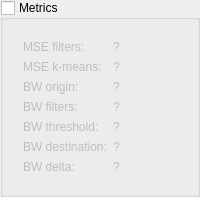
    <widget class="QGroupBox" name="metricsPanel">
     <property name="title">
      <string>Metrics</string>
     </property>
     <property name="flat">
      <bool>false</bool>
     </property>
     <property name="checkable">
      <bool>true</bool>
     </property>
     <property name="visible">
      <bool>false</bool>
     </property>
     <property name="checked">
      <bool>false</bool>
     </property>
     <layout class="QVBoxLayout" name="verticalLayout_metrics">
      <item>
       <widget class="QWidget" name="metricsOptions" native="true">
        <layout class="QGridLayout" name="metricsSheetOptions">
         <item row="0" column="0">
          <widget class="QLabel" name="metricsMSEfiltersLabel">
           <property name="text">
            <string>MSE filters:</string>
           </property>
          </widget>
         </item>
         <item row="0" column="1">
          <widget class="QLabel" name="metricsMSEfilters">
           <property name="text">
            <string>?</string>
           </property>
          </widget>
         </item>
         <item row="1" column="0">
          <widget class="QLabel" name="metricsMSEkmeansLabel">
           <property name="text">
            <string>MSE k-means:</string>
           </property>
          </widget>
         </item>
         <item row="1" column="1">
          <widget class="QLabel" name="metricsMSEkmeans">
           <property name="text">
            <string>?</string>
           </property>
          </widget>
         </item>
         <item row="2" column="0">
          <widget class="QLabel" name="metricsBWoriginLabel">
           <property name="text">
            <string>BW origin:</string>
           </property>
          </widget>
         </item>
         <item row="2" column="1">
          <widget class="QLabel" name="metricsBWorigin">
           <property name="text">
            <string>?</string>
           </property>
          </widget>
         </item>
         <item row="3" column="0">
          <widget class="QLabel" name="metricsBWfiltersLabel">
           <property name="text">
            <string>BW filters:</string>
           </property>
          </widget>
         </item>
         <item row="3" column="1">
          <widget class="QLabel" name="metricsBWfilters">
           <property name="text">
            <string>?</string>
           </property>
          </widget>
         </item>
         <item row="4" column="0">
          <widget class="QLabel" name="metricsBWthresholdLabel">
           <property name="text">
            <string>BW threshold:</string>
           </property>
          </widget>
         </item>
         <item row="4" column="1">
          <widget class="QLabel" name="metricsBWthreshold">
           <property name="text">
            <string>?</string>
           </property>
          </widget>
         </item>
         <item row="5" column="0">
          <widget class="QLabel" name="metricsBWdestinationLabel">
           <property name="text">
            <string>BW destination:</string>
           </property>
          </widget>
         </item>
         <item row="5" column="1">
          <widget class="QLabel" name="metricsBWdestination">
           <property name="text">
            <string>?</string>
           </property>
          </widget>
         </item>
         <item row="6" column="0">
          <widget class="QLabel" name="metricsBWdeltaLabel">
           <property name="text">
            <string>BW delta:</string>
           </property>
          </widget>
         </item>
         <item row="6" column="1">
          <widget class="QLabel" name="metricsBWdelta">
           <property name="text">
            <string>?</string>
           </property>
          </widget>
         </item>
        </layout>
       </widget>
      </item>
     </layout>
    </widget>
